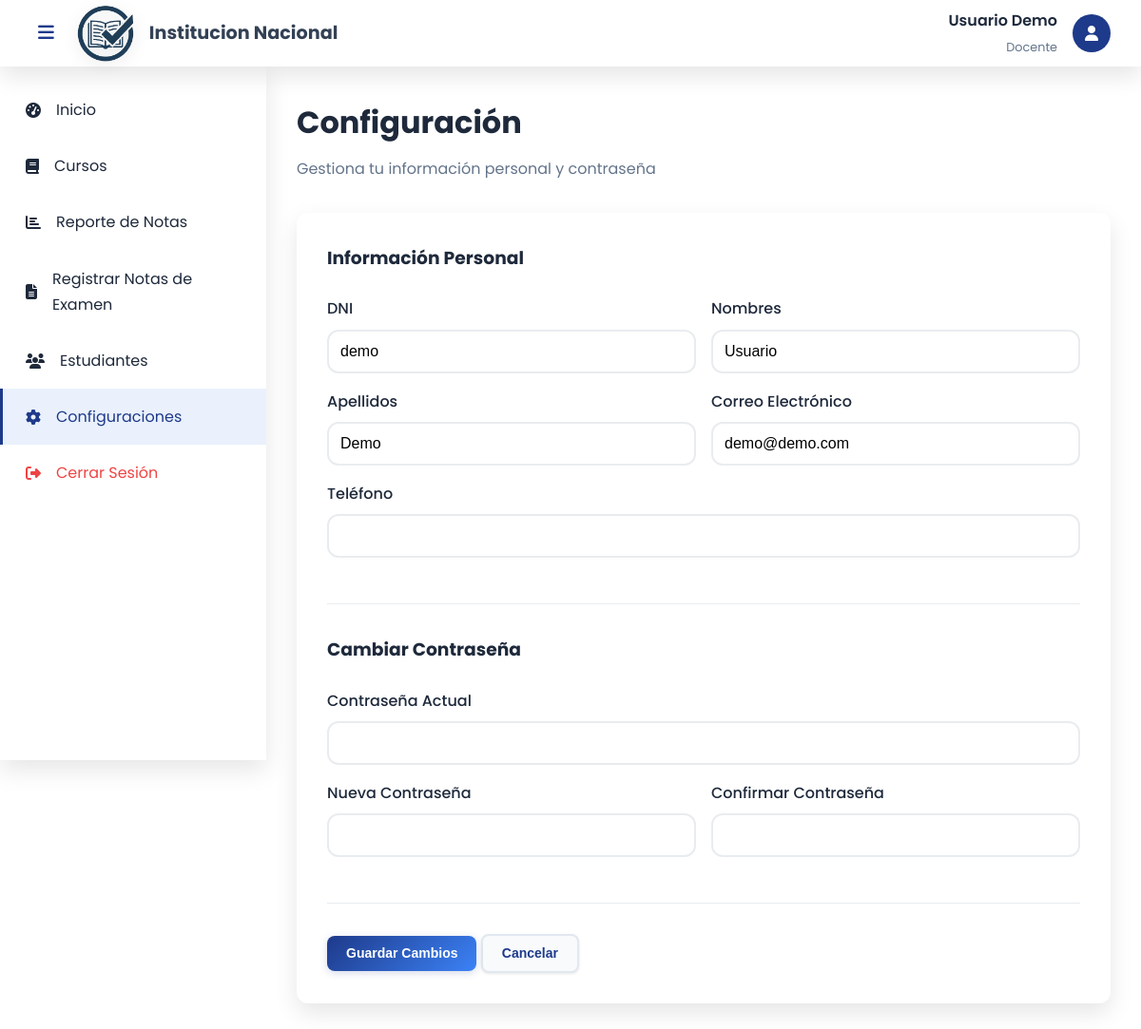
Page /configuracion.php (signed in) on the committed database.
### tables this page shows
CREATE TABLE `docente` (
  `DNIdocente` varchar(8) NOT NULL,
  `nombres` varchar(100) DEFAULT NULL,
  `apellidos` varchar(100) DEFAULT NULL,
  `correo` varchar(100) DEFAULT NULL,
  `contrasena` varchar(255) DEFAULT NULL
);

### configuracion.php (the view, shortened to what this page needs)
<?php
include 'includes/database.php';
$stmt = $pdo->prepare("SELECT d.*, GROUP_CONCAT(td.telefono SEPARATOR ', ') as telefonos
                      FROM docente d
                      LEFT JOIN telefono_docente td ON d.DNIdocente = td.DNIdocente
                      WHERE d.DNIdocente = ?
                      GROUP BY d.DNIdocente");
$stmt->execute([$_SESSION['docente_id']]);
$docente = $stmt->fetch();
?>
<!DOCTYPE html>
<html lang="es">
<head>
    <link rel="stylesheet" href="css/style.css">
    <link rel="stylesheet" href="https://cdnjs.cloudflare.com/ajax/libs/font-awesome/6.5.0/css/all.min.css">
</head>
<body>
    <?php include 'includes/header.php'; ?>
    <div class="main-container">
        <?php include 'includes/sidebar.php'; ?>
        <main class="main-content">
            <div class="page-header">
                <h1>Configuración</h1>
                <p>Gestiona tu información personal y contraseña</p>
            </div>
            <div class="settings-container">
                <form method="POST" class="settings-form">
                    <div class="form-section">
                        <h3>Información Personal</h3>
                        <div class="form-row">
                            <div class="form-group">
                                <label for="dni">DNI</label>
                                <input type="text" id="dni" value="<?php echo $docente['DNIdocente']; ?>" readonly>
                            </div>
                            <div class="form-group">
                                <label for="nombres">Nombres</label>
                                <input type="text" id="nombres" name="nombres" value="<?php echo $docente['nombres']; ?>" required>
                            </div>
                        </div>
                        <div class="form-row">
                            <div class="form-group">
                                <label for="apellidos">Apellidos</label>
                                <input type="text" id="apellidos" name="apellidos" value="<?php echo $docente['apellidos']; ?>" required>
                            </div>
                            <div class="form-group">
                                <label for="correo">Correo Electrónico</label>
                                <input type="email" id="correo" name="correo" value="<?php echo $docente['correo']; ?>" required>
                            </div>
                        </div>
                        <div class="form-group">
                            <label for="telefono">Teléfono</label>
                            <input type="text" id="telefono" name="telefono" value="<?php echo $docente['telefonos']; ?>">
                        </div>
                    </div>
                    <div class="form-section">
                        <h3>Cambiar Contraseña</h3>
                        <div class="form-group">
                            <label for="contrasena_actual">Contraseña Actual</label>
                            <input type="password" id="contrasena_actual" name="contrasena_actual">
                        </div>
                        <div class="form-row">
                            <div class="form-group">
                                <label for="nueva_contrasena">Nueva Contraseña</label>
                                <input type="password" id="nueva_contrasena" name="nueva_contrasena">
                            </div>
                            <div class="form-group">
                                <label for="confirmar_contrasena">Confirmar Contraseña</label>
                                <input type="password" id="confirmar_contrasena" name="confirmar_contrasena">
                            </div>
                        </div>
                    </div>
                    <div class="form-actions">
                        <button type="submit" class="btn-primary">Guardar Cambios</button>
                        <button type="reset" class="btn-secondary">Cancelar</button>
                    </div>
                </form>
            </div>
        </main>
    </div>
</body>
</html>

### css/style.css (style rules this page uses)
:root { --primary-color: #1e3a8a; --primary-light: #3b82f6; --primary-dark: #1e40af; --secondary-color: #64748b; --accent-color: #f59e0b; --success-color: #10b981; --danger-color: #ef4444; --warning-color: #f59e0b; --info-color: #06b6d4; --light-color: #f8fafc; --dark-color: #1e293b; --sidebar-width: 280px; --header-height: 70px; --border-radius: 12px; --box-shadow: 0 10px 25px rgba(0, 0, 0, 0.1); --box-shadow-hover: 0 15px 35px rgba(0, 0, 0, 0.15); --transition: all 0.3s cubic-bezier(0.4, 0, 0.2, 1); }
* { margin: 0; padding: 0; box-sizing: border-box; }
body { font-family: 'Poppins', sans-serif; background-color: #ffffff; color: #334155; line-height: 1.7; overflow-x: hidden; }
.btn-primary { background: linear-gradient(135deg, var(--primary-color), var(--primary-light)); color: white; border: none; padding: 0.625rem 1.25rem; border-radius: 8px; font-size: 0.875rem; font-weight: 600; cursor: pointer; transition: var(--transition); text-decoration: none; display: inline-flex; align-items: center; gap: 0.5rem; box-shadow: 0 2px 8px rgba(30, 58, 138, 0.2); position: relative; overflow: hidden; height: fit-content; line-height: 1.2; }
.btn-primary::before { content: ''; position: absolute; top: 0; left: -100%; width: 100%; height: 100%; background: linear-gradient(90deg, transparent, rgba(255, 255, 255, 0.2), transparent); transition: left 0.5s; }
.form-group { position: relative; }
.main-container { display: flex; min-height: 100vh; padding-top: var(--header-height); }
.main-content { flex: 1; padding: 2rem; margin-left: var(--sidebar-width); transition: var(--transition); }
.page-header { margin-bottom: 2rem; }
.page-header h1 { color: var(--dark-color); font-size: 2rem; margin-bottom: 0.5rem; }
.page-header p { color: var(--secondary-color); }
.settings-container { background: white; border-radius: var(--border-radius); box-shadow: var(--box-shadow); overflow: hidden; }
.settings-form { padding: 2rem; }
.form-section { margin-bottom: 2rem; padding-bottom: 2rem; border-bottom: 1px solid #e9ecef; }
input:valid, textarea:valid { border-color: var(--success-color); }
input::placeholder, textarea::placeholder { color: #94a3b8; font-style: italic; }
.form-section h3 { margin-bottom: 1.5rem; color: var(--dark-color); }
.form-row { display: grid; grid-template-columns: 1fr 1fr; gap: 1rem; }
.form-group { margin-bottom: 1rem; }
.form-group label { display: block; margin-bottom: 0.5rem; font-weight: 500; color: var(--dark-color); }
.form-group input, .form-group select { width: 100%; padding: 0.75rem; border: 2px solid #e9ecef; border-radius: var(--border-radius); font-size: 1rem; transition: var(--transition); }
.btn-secondary { background: #f8fafc; color: var(--primary-color); border: 2px solid #e2e8f0; padding: 0.625rem 1.25rem; border-radius: 8px; font-size: 0.875rem; font-weight: 600; cursor: pointer; transition: var(--transition); text-decoration: none; display: inline-flex; align-items: center; gap: 0.5rem; box-shadow: 0 1px 3px rgba(0, 0, 0, 0.1); height: fit-content; line-height: 1.2; }

### rows in the picture
docente: DNIdocente "demo", nombres "Usuario", apellidos "Demo", correo "demo@demo.com"

### other values in the picture
$_SESSION['docente_nombres'] "Usuario"
$_SESSION['docente_apellidos'] "Demo"
